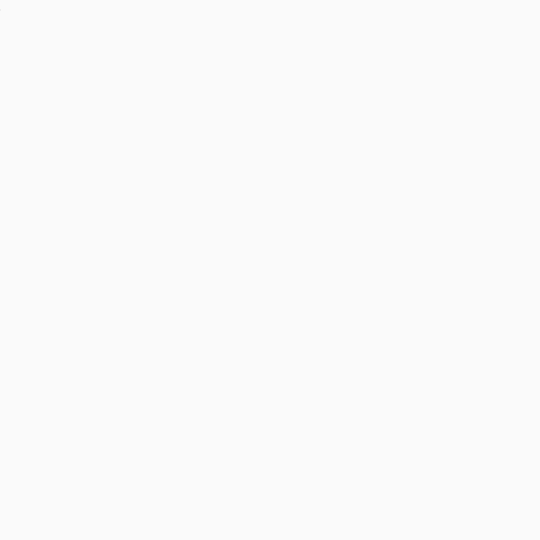
Frame 1 (no input)
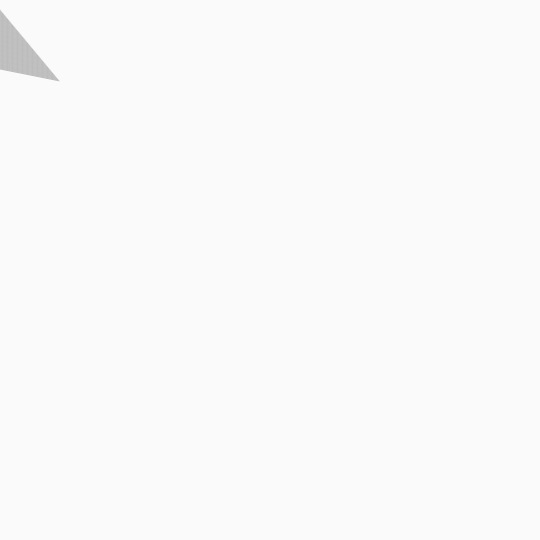
Frame 60 (no input)
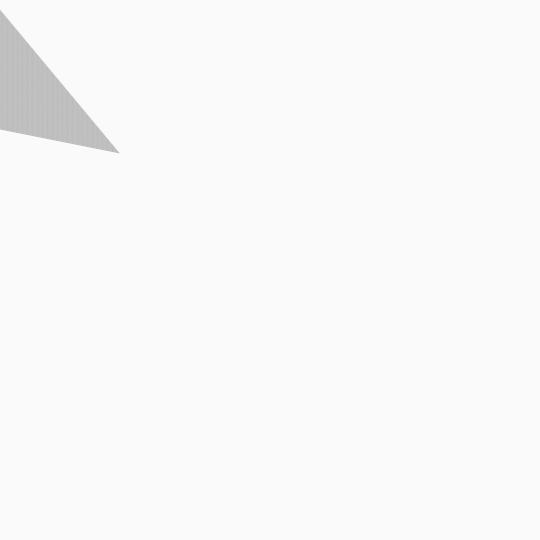
Frame 120 (the mouse pressed at the canvas centre since frame 60)

The p5.js sketch that drew these frames (run headless with seeded random() and noise() and a simulated clock; from frame 60 on, the mouse is pressed at the canvas centre):

// p5.js sketch
// ── sketch.js
let x1 = 0;
let y1 = 10;
let x2 = 0;
let y2 = 10;

function setup() {
    createCanvas(540, 540);
    background(250);
    strokeWeight(0.25); // skinny lines
}

function draw() {    
    line(x1, y1, x2, y2);
    
    x2 = (x2 + 1) % width;
    y1 = (y1 + 1) % height;
    y2 = (y2 + 1.2) % height;
}
